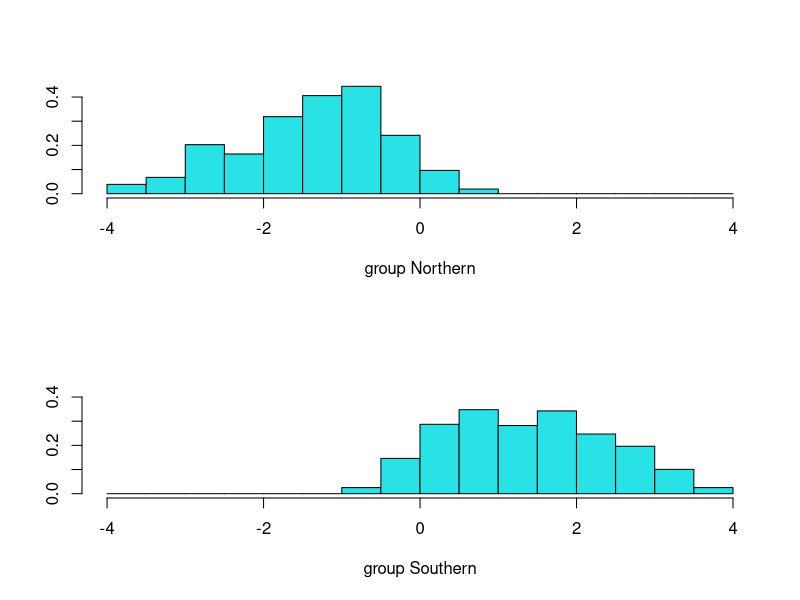
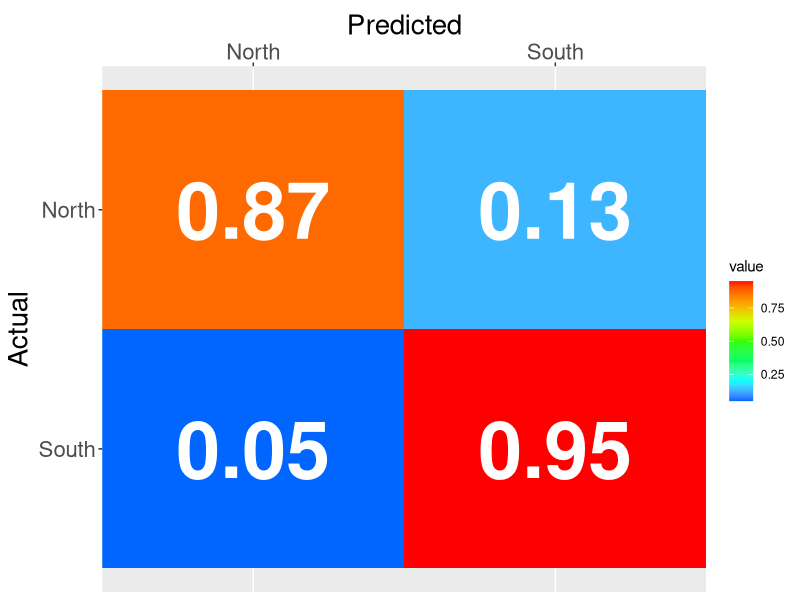
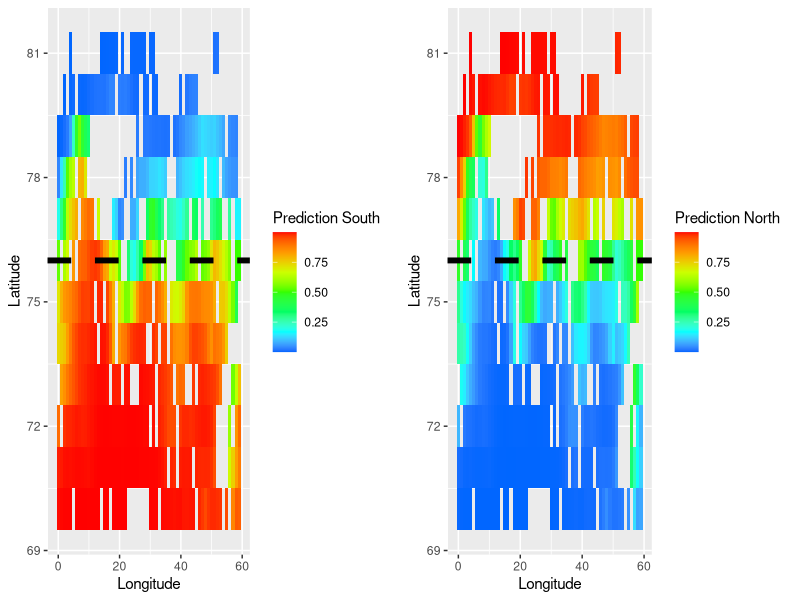
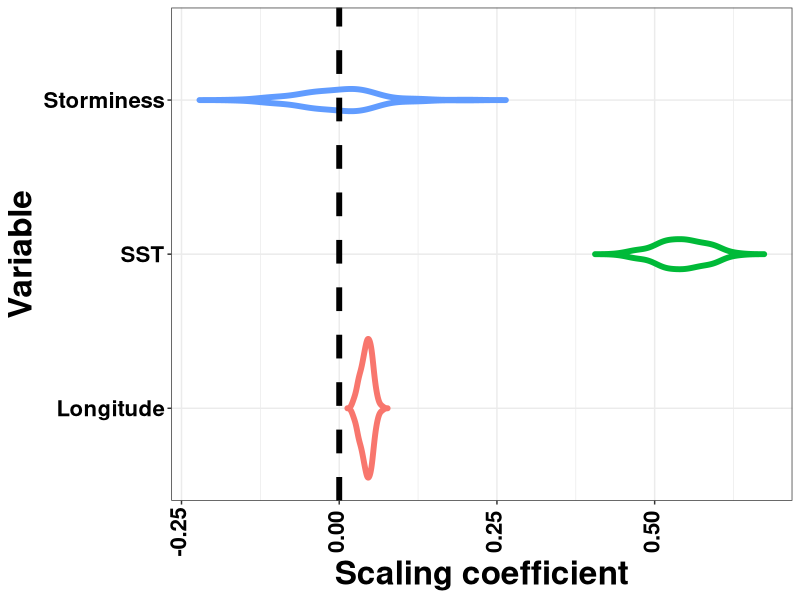
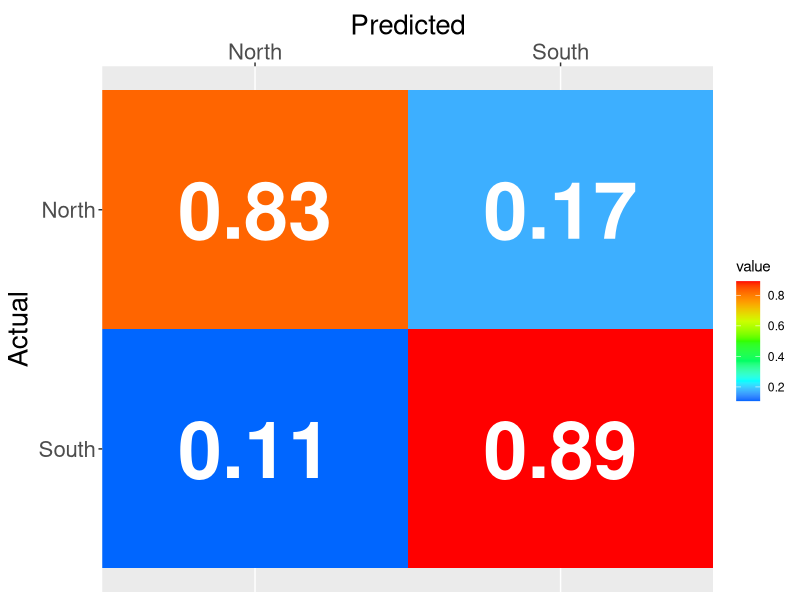

Write the R code that produced these figures, in order.
# This script is going to use environmental and geographic variables, 
# from the Barents Sea in September 2002, to discriminate 'Northern'
# and 'Southern' classes. 
# We are going to employ Linear Discriminant Analysis, 
# and perform analyses within the context of a re-sampling procedure, 
# so that we can robustly determine the important variables that
# distinguish the classes. 

library(MASS) # we need this package to perform the analysis;
# if you do not have it run 'install.packages('MASS')'
library(reshape2) # we need this to organise data
# if you do not have it run 'install.packages('reshape2')'


setwd('D:/Documents/Github/OCCCI')
# You may store your dataset in a different directory; adjust accordingly

# You will need to download the dataset 'SST_and_storms.csv' from 
# the github repository if you have not already.

dataset<-read.csv('SST_and_storms.csv')
dataset<-dataset[,-1]
# The dataset has been loaded

Geography_2002<-dataset[which(dataset$years=='2002'),c(1,2)]
Weather_2002<-dataset[which(dataset$years=='2002'),c(4,5)]
# Let's define two different blocks of data, one represent geography, another representing 
# the conditions (stormy days and sea surface temperature; we'll just call this 'Weather')

library(ggplot2) # This is a plotting package; if you do not have it
# then run 'install.packages('ggplot2')'

sst_plot<-
ggplot() +
geom_tile(aes(x= lon, y= lat,fill=Weather_2002$sst), data=cbind(Geography_2002,Weather_2002$sst))+
scale_fill_gradientn(colours=rev(rainbow(10))[4:10],na.value='white')+
labs(fill=expression(paste('SST',,' ('^o,'C)')),y='Latitude',x='Longitude')+
geom_hline(yintercept=76,size=2,linetype='dashed')

# We can see that Northern waters are colder. 

Class<-rep('Southern',length(Geography_2002$lat))
Class[which(Geography_2002$lat>76)]<-'Northern'

# Let's say we want to be able to discriminate data that comes from the Southern and Northern Barents Sea.
# Perhaps SST will turn out to be an effective discriminant. 
# We are therefore going to perform a Linear Discriminant Analysis
# We are going to include storminess, because perhaps this is also predictive of latitude
# We are going to include longitude, because we know this is not predictive of latitude; will our analysis confirm that?

df<-cbind(as.factor(Class),Weather_2002,Geography_2002$lon)[complete.cases(Weather_2002),]
colnames(df)<-c('Class','storminess','sst','lon')

Analysis<-lda(Class ~ ., df)
plot(Analysis)
# It is clear to see that the Linear Discriminant that has been contrived separates Northern and Southern parts of the Barents
Analysis$scaling
# we can see the largest coefficient in this analysis is SST, conforming to our expectations. Neither storminess or longitude
# exhibit a strong capacity to predict weather a grid cell belongs to the Northern or Southern classes. 

# Let's explore the capacity of linear discriminant analysis to successfully predict class membership 
# with a re-sampling procedure

RNorth_PNorth<-list()
RNorth_PSouth<-list()
RSouth_PSouth<-list()
RSouth_PNorth<-list()

storminess_w<-list()
sst_w<-list()
lon_w<-list()

for(i in 1:100){
	train<-sample(1:dim(df)[1],100,replace=T)
	Analysis<-lda(Class ~ ., df, subset=train)
	prediction<-predict(Analysis, df[-train,])$class
	RNorth_PNorth[[i]]<-length(which(prediction==df[-train,]$Class & prediction=='Northern')) / length(which(df[-train,]$Class=='Northern') )
	RSouth_PNorth[[i]]<-length(which(prediction!=df[-train,]$Class & prediction=='Northern')) / length(which(df[-train,]$Class=='Southern') )
	RSouth_PSouth[[i]]<-length(which(prediction==df[-train,]$Class & prediction=='Southern')) / length(which(df[-train,]$Class=='Southern') )
	RNorth_PSouth[[i]]<-length(which(prediction!=df[-train,]$Class & prediction=='Southern')) / length(which(df[-train,]$Class=='Northern') )
	storminess_w[[i]]<-Analysis$scaling[1,]
	sst_w[[i]]<-Analysis$scaling[2,]
	lon_w[[i]]<-Analysis$scaling[3,]

	
}
RNorth_PNorth<-unlist(RNorth_PNorth)
RNorth_PSouth<-unlist(RNorth_PSouth)
RSouth_PSouth<-unlist(RSouth_PSouth)
RSouth_PNorth<-unlist(RSouth_PNorth)

storminess_w<-unlist(storminess_w)
sst_w<-unlist(sst_w)
lon_w<-unlist(lon_w)
	
Confusion_matrix<-matrix(NA,2,2)# actual along left hand side, predicted along top
colnames(Confusion_matrix)<-rownames(Confusion_matrix)<-c('North','South')
Confusion_matrix[1,1]<-mean(RNorth_PNorth)
Confusion_matrix[1,2]<-mean(RNorth_PSouth)
Confusion_matrix[2,1]<-mean(RSouth_PNorth)
Confusion_matrix[2,2]<-mean(RSouth_PSouth)

# Our confusion matrix is a handy was of presenting our results;
# we have found that our Linear Discriminant dominated by SST, on average
# identifies the Northern class correctly almost 90% of the time, and the Southern class about 95% of the time. 

df2<-melt(Confusion_matrix)
ggplot() +
geom_tile(aes(x= Var2, y= Var1 ,fill=value), data=df2 )+
scale_fill_gradientn(colours=rev(rainbow(10))[4:10],na.value='white')+
geom_text(data=df2, aes(x= Var2, y= Var1,label=round(value,digits=2) ),col='white',fontface='bold',size=20)+
labs(colour='Proportion predicted',y='Actual',x='Predicted')+
scale_y_discrete(limits = rev(levels(df2$Var2)))+
scale_x_discrete(expand = c(0, 0),position = 'top')+
theme( axis.text=element_text(size=16),axis.title=element_text(size=20))



# Let's now plot an example of the posterior probabilities that describe the prediction;
# this might provide insight for why prediction of the Northern class membership is less accurate. 


Geo<-Geography_2002[complete.cases(Weather_2002),]

df3<-cbind(Geo[-train,], predict(Analysis, df[-train,])$posterior[,1])
colnames(df3)[3]<-'Northerliness'
PN<-
ggplot() +
geom_tile(aes(x= lon, y= lat,fill=Northerliness), data=df3)+
scale_fill_gradientn(colours=rev(rainbow(10))[4:10],na.value='white')+
labs(fill='Prediction North',y='Latitude',x='Longitude')+
geom_hline(yintercept=76,size=2,linetype='dashed')

df4<-cbind(Geo[-train,], predict(Analysis, df[-train,])$posterior[,2])
colnames(df4)[3]<-'Southerliness'
PS<-
ggplot() +
geom_tile(aes(x= lon, y= lat,fill=Southerliness), data=df4)+
scale_fill_gradientn(colours=rev(rainbow(10))[4:10],na.value='white')+
labs(fill='Prediction South',y='Latitude',x='Longitude')+
geom_hline(yintercept=76,size=2,linetype='dashed')

library(ggpubr) # If you do not already have this package run
# install.packages('ggpubr'), it allows you to combine plots
dev.new(width=12,height=6,unit='cm')
ggarrange(PS,PN)

Analysis$scaling
# we can see the linear discriminant that divides the classes is dominated by SST;
# therefore the region west of Spitsbergen may be less likely to be correctly predicted
# as `Northern' because it has unusually high SST for its latitude

# The other scaling factors are typically small;
mean(lon_w) 
mean(storminess_w)

# Let's visualise the density distribution of the scaling factors from our distribution of re-samplings

pf<-as.data.frame(cbind(c(sst_w,lon_w,storminess_w),c(
rep('SST',length(sst_w)),rep('Longitude',length(lon_w)),rep('Storminess',length(storminess_w)) )) )
pf$V1<-as.numeric(as.character(pf$V1))

ggplot(pf,aes(y=V2,x=V1,color=V2))+
geom_violin(trim=F,size=2)+
geom_vline(xintercept=0,size=2,linetype='dashed')+
labs(x='Scaling coefficient',y='Variable',colour='Variable')+
theme_bw() + theme(axis.text.x=element_text(size=16, angle=90, vjust=0.3,colour='black',face = "bold"),
axis.title.x=element_text(size=24,colour='black',face='bold'),
axis.title.y=element_text(size=24,colour='black',face='bold'),
axis.text.y=element_text(size=16,colour='black',face = "bold"),
plot.title=element_text(size=16,hjust=.5), legend.position="none",panel.background = element_blank())





t.test(sst_w) ; t.test(storminess_w) ; t.test(lon_w)
# storminess plays no role significantly different from zero in the scalings across the analysis
# but longitude does

# This must mean that longitude of the samples is, when combined with temperature, predictive of latitude, 
# even though longitude is by itself agnostic to latitude 
# this could happen if longitude and SST covary significantly

dft<-cbind(Geography_2002$lat,Weather_2002,Geography_2002$lon)[complete.cases(Weather_2002),]
colnames(dft)<-c('lat','storminess','sst','lon')

summary(lm(dft$lat~dft$sst ))
summary(lm(dft$lat~ dft$lon))
summary(lm(dft$lat~dft$sst + dft$lon))

# simple linear regressions appear to demonstrate this; longtiude is not significantly associated with latitude
# by itself, but becomes so in combination with sst

# Let's see what the difference in predictive power is if we exclude longitude:

df<-cbind(as.factor(Class),Weather_2002)[complete.cases(Weather_2002),]
colnames(df)<-c('Class','storminess','sst')


RNorth_PNorth<-list()
RNorth_PSouth<-list()
RSouth_PSouth<-list()
RSouth_PNorth<-list()


for(i in 1:100){
	train<-sample(1:dim(df)[1],100,replace=T)
	Analysis<-lda(Class ~ ., df, subset=train)
	prediction<-predict(Analysis, df[-train,])$class
	RNorth_PNorth[[i]]<-length(which(prediction==df[-train,]$Class & prediction=='Northern')) / length(which(df[-train,]$Class=='Northern') )
	RSouth_PNorth[[i]]<-length(which(prediction!=df[-train,]$Class & prediction=='Northern')) / length(which(df[-train,]$Class=='Southern') )
	RSouth_PSouth[[i]]<-length(which(prediction==df[-train,]$Class & prediction=='Southern')) / length(which(df[-train,]$Class=='Southern') )
	RNorth_PSouth[[i]]<-length(which(prediction!=df[-train,]$Class & prediction=='Southern')) / length(which(df[-train,]$Class=='Northern') )


	
}
RNorth_PNorth<-unlist(RNorth_PNorth)
RNorth_PSouth<-unlist(RNorth_PSouth)
RSouth_PSouth<-unlist(RSouth_PSouth)
RSouth_PNorth<-unlist(RSouth_PNorth)

Confusion_matrix<-matrix(NA,2,2)# actual along left hand side, predicted along top
colnames(Confusion_matrix)<-rownames(Confusion_matrix)<-c('North','South')
Confusion_matrix[1,1]<-mean(RNorth_PNorth)
Confusion_matrix[1,2]<-mean(RNorth_PSouth)
Confusion_matrix[2,1]<-mean(RSouth_PNorth)
Confusion_matrix[2,2]<-mean(RSouth_PSouth)

df2<-melt(Confusion_matrix)
ggplot() +
geom_tile(aes(x= Var2, y= Var1 ,fill=value), data=df2 )+
scale_fill_gradientn(colours=rev(rainbow(10))[4:10],na.value='white')+
geom_text(data=df2, aes(x= Var2, y= Var1,label=round(value,digits=2) ),col='white',fontface='bold',size=20)+
labs(colour='Proportion predicted',y='Actual',x='Predicted')+
scale_y_discrete(limits = rev(levels(df2$Var2)))+
scale_x_discrete(expand = c(0, 0),position = 'top')+
theme( axis.text=element_text(size=16),axis.title=element_text(size=20))

# The predictive power drops slightly




